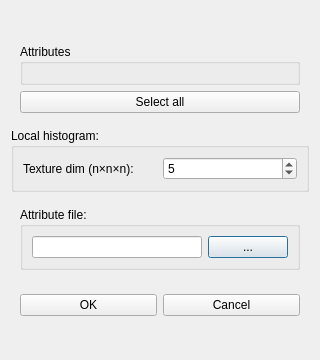
<?xml version="1.0" encoding="UTF-8"?>
<ui version="4.0">
 <class>AttributeDialog</class>
 <widget class="QDialog" name="AttributeDialog">
  <property name="windowModality">
   <enum>Qt::ApplicationModal</enum>
  </property>
  <property name="geometry">
   <rect>
    <x>0</x>
    <y>0</y>
    <width>320</width>
    <height>360</height>
   </rect>
  </property>
  <property name="sizePolicy">
   <sizepolicy hsizetype="Preferred" vsizetype="MinimumExpanding">
    <horstretch>0</horstretch>
    <verstretch>0</verstretch>
   </sizepolicy>
  </property>
  <property name="focusPolicy">
   <enum>Qt::StrongFocus</enum>
  </property>
  <property name="windowTitle">
   <string>Attribute Extraction</string>
  </property>
  <property name="windowIcon">
   <iconset>
    <normaloff>:/ui/icons/vex_logo.png</normaloff>:/ui/icons/vex_logo.png</iconset>
  </property>
  <property name="modal">
   <bool>true</bool>
  </property>
  <layout class="QGridLayout" name="gridLayout">
   <item row="4" column="0">
    <widget class="QWidget" name="fileWidget" native="true">
     <layout class="QGridLayout" name="gridLayout_5">
      <item row="0" column="0">
       <widget class="QGroupBox" name="groupBox">
        <property name="title">
         <string>Attribute file:</string>
        </property>
        <layout class="QGridLayout" name="gridLayout_6">
         <item row="0" column="0">
          <widget class="QLineEdit" name="leFilePath">
           <property name="text">
            <string/>
           </property>
          </widget>
         </item>
         <item row="0" column="1">
          <widget class="QPushButton" name="pbFilePath">
           <property name="text">
            <string>...</string>
           </property>
          </widget>
         </item>
        </layout>
       </widget>
      </item>
     </layout>
    </widget>
   </item>
   <item row="3" column="0">
    <widget class="QGroupBox" name="localHistogramWidget">
     <property name="title">
      <string>Local histogram:</string>
     </property>
     <layout class="QGridLayout" name="gridLayout_4">
      <item row="0" column="0">
       <widget class="QLabel" name="lblSide">
        <property name="text">
         <string>Texture dim (n×n×n):</string>
        </property>
       </widget>
      </item>
      <item row="0" column="1">
       <widget class="QSpinBox" name="sbSide">
        <property name="minimum">
         <number>1</number>
        </property>
        <property name="maximum">
         <number>1000000</number>
        </property>
        <property name="singleStep">
         <number>2</number>
        </property>
        <property name="value">
         <number>5</number>
        </property>
       </widget>
      </item>
     </layout>
    </widget>
   </item>
   <item row="6" column="0">
    <spacer name="bottomVerticalSpacer">
     <property name="orientation">
      <enum>Qt::Vertical</enum>
     </property>
     <property name="sizeHint" stdset="0">
      <size>
       <width>20</width>
       <height>0</height>
      </size>
     </property>
    </spacer>
   </item>
   <item row="0" column="0">
    <spacer name="topVerticalSpacer">
     <property name="orientation">
      <enum>Qt::Vertical</enum>
     </property>
     <property name="sizeHint" stdset="0">
      <size>
       <width>20</width>
       <height>0</height>
      </size>
     </property>
    </spacer>
   </item>
   <item row="1" column="0">
    <widget class="QWidget" name="featureWidget" native="true">
     <layout class="QGridLayout" name="gridLayout_3">
      <item row="1" column="0" colspan="2">
       <widget class="QPushButton" name="pbSelectAll">
        <property name="text">
         <string>Select all</string>
        </property>
       </widget>
      </item>
      <item row="0" column="0" colspan="2">
       <widget class="QGroupBox" name="groupBoxTypes">
        <property name="title">
         <string>Attributes</string>
        </property>
        <layout class="QGridLayout" name="groupBoxTypesLayout"/>
       </widget>
      </item>
     </layout>
    </widget>
   </item>
   <item row="5" column="0">
    <widget class="QWidget" name="bottomWidget" native="true">
     <layout class="QGridLayout" name="gridLayout_2">
      <item row="1" column="1">
       <widget class="QPushButton" name="pbApply">
        <property name="text">
         <string>OK</string>
        </property>
        <property name="shortcut">
         <string>Enter</string>
        </property>
       </widget>
      </item>
      <item row="1" column="2">
       <widget class="QPushButton" name="pbCancel">
        <property name="text">
         <string>Cancel</string>
        </property>
       </widget>
      </item>
     </layout>
    </widget>
   </item>
  </layout>
 </widget>
 <tabstops>
  <tabstop>pbSelectAll</tabstop>
  <tabstop>sbSide</tabstop>
  <tabstop>pbApply</tabstop>
  <tabstop>pbCancel</tabstop>
 </tabstops>
 <resources/>
 <connections>
  <connection>
   <sender>pbApply</sender>
   <signal>clicked()</signal>
   <receiver>AttributeDialog</receiver>
   <slot>accept()</slot>
   <hints>
    <hint type="sourcelabel">
     <x>183</x>
     <y>118</y>
    </hint>
    <hint type="destinationlabel">
     <x>159</x>
     <y>89</y>
    </hint>
   </hints>
  </connection>
  <connection>
   <sender>pbCancel</sender>
   <signal>clicked()</signal>
   <receiver>AttributeDialog</receiver>
   <slot>reject()</slot>
   <hints>
    <hint type="sourcelabel">
     <x>264</x>
     <y>118</y>
    </hint>
    <hint type="destinationlabel">
     <x>159</x>
     <y>89</y>
    </hint>
   </hints>
  </connection>
 </connections>
 <slots>
  <slot>slotApply()</slot>
  <slot>slotCancel()</slot>
 </slots>
</ui>
